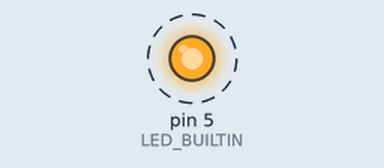
A sketch run on a simulated Arduino Uno, built with avr-gcc and run on an emulated ATmega328P. Parts: output pins drawn as LEDs (lit = HIGH). Dashed ring = blinking.

Above: at 0.5 s.
Timing chart, 0 to 4.6 s (numbered marks = the images above):
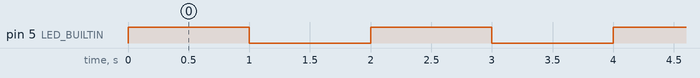

The sketch:

default_code.ino
```cpp
// C++ Code
// const int pinLed = 13;
int LED_BUILTIN = 5;

void setup() {
  // Serial.begin(9600);
  pinMode(LED_BUILTIN, OUTPUT);
}

void loop() {
  digitalWrite(LED_BUILTIN , HIGH);
  delay(1000);
  digitalWrite(LED_BUILTIN , LOW);
  delay(1000);
}
```

Measured:
- by itself, pin 5 (LED_BUILTIN): alternates HIGH for 1.0 s and LOW for 1.0 s
